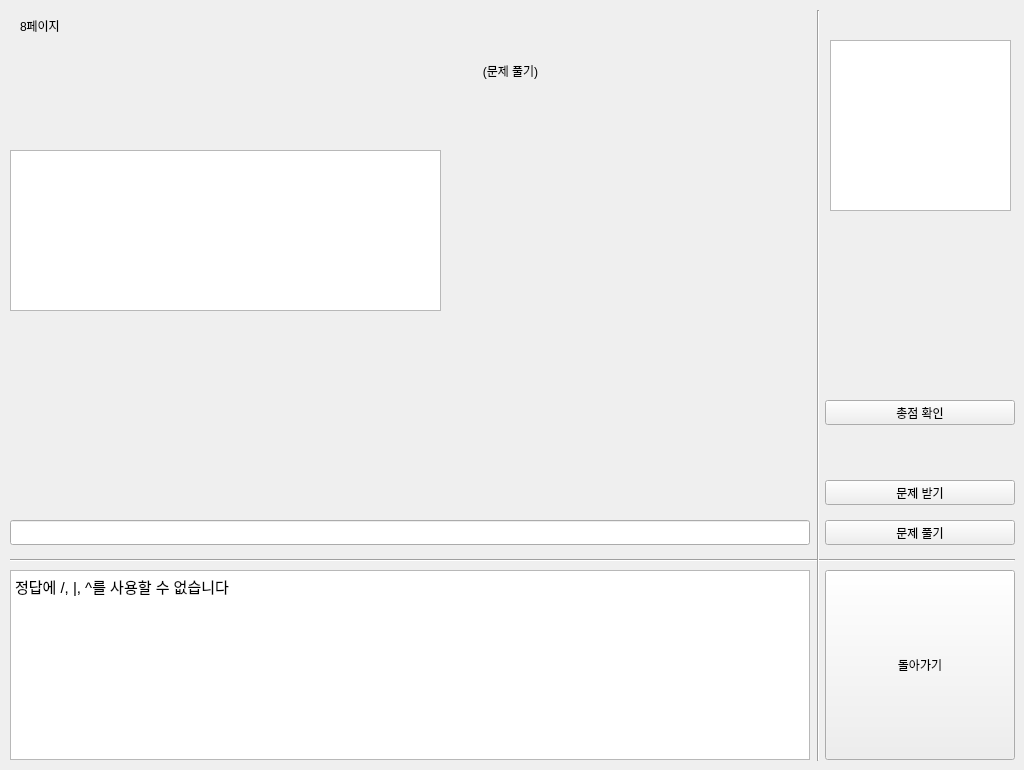
    <widget class="QWidget" name="page_7">
     <widget class="QLabel" name="label_29">
      <property name="geometry">
       <rect>
        <x>20</x>
        <y>10</y>
        <width>81</width>
        <height>31</height>
       </rect>
      </property>
      <property name="text">
       <string>8페이지</string>
      </property>
     </widget>
     <widget class="QLabel" name="label_24">
      <property name="geometry">
       <rect>
        <x>40</x>
        <y>30</y>
        <width>941</width>
        <height>81</height>
       </rect>
      </property>
      <property name="text">
       <string>(문제 풀기)</string>
      </property>
      <property name="alignment">
       <set>Qt::AlignCenter</set>
      </property>
     </widget>
     <widget class="QPushButton" name="btn_s_quiz_solve">
      <property name="geometry">
       <rect>
        <x>825</x>
        <y>520</y>
        <width>190</width>
        <height>25</height>
       </rect>
      </property>
      <property name="text">
       <string>문제 풀기</string>
      </property>
     </widget>
     <widget class="QPushButton" name="btn_s_quiz_back">
      <property name="geometry">
       <rect>
        <x>825</x>
        <y>570</y>
        <width>190</width>
        <height>190</height>
       </rect>
      </property>
      <property name="text">
       <string>돌아가기</string>
      </property>
     </widget>
     <widget class="QTextBrowser" name="text_s_quiz">
      <property name="geometry">
       <rect>
        <x>10</x>
        <y>150</y>
        <width>431</width>
        <height>161</height>
       </rect>
      </property>
     </widget>
     <widget class="QLineEdit" name="line_quiz_solve">
      <property name="geometry">
       <rect>
        <x>10</x>
        <y>520</y>
        <width>800</width>
        <height>25</height>
       </rect>
      </property>
     </widget>
     <widget class="QPushButton" name="btn_s_quiz_list">
      <property name="geometry">
       <rect>
        <x>825</x>
        <y>480</y>
        <width>190</width>
        <height>25</height>
       </rect>
      </property>
      <property name="text">
       <string>문제 받기</string>
      </property>
     </widget>
     <widget class="QTextBrowser" name="text_s_quized">
      <property name="geometry">
       <rect>
        <x>830</x>
        <y>40</y>
        <width>181</width>
        <height>171</height>
       </rect>
      </property>
     </widget>
     <widget class="QTextBrowser" name="textBrowser_4">
      <property name="geometry">
       <rect>
        <x>10</x>
        <y>570</y>
        <width>800</width>
        <height>190</height>
       </rect>
      </property>
      <property name="html">
       <string>&lt;!DOCTYPE HTML PUBLIC &quot;-//W3C//DTD HTML 4.0//EN&quot; &quot;http://www.w3.org/TR/REC-html40/strict.dtd&quot;&gt;
&lt;html&gt;&lt;head&gt;&lt;meta name=&quot;qrichtext&quot; content=&quot;1&quot; /&gt;&lt;style type=&quot;text/css&quot;&gt;
p, li { white-space: pre-wrap; }
&lt;/style&gt;&lt;/head&gt;&lt;body style=&quot; font-family:'Gulim'; font-size:9pt; font-weight:400; font-style:normal;&quot;&gt;
&lt;p style=&quot; margin-top:0px; margin-bottom:0px; margin-left:0px; margin-right:0px; -qt-block-indent:0; text-indent:0px;&quot;&gt;&lt;span style=&quot; font-family:'Ubuntu'; font-size:11pt;&quot;&gt;정답에 /, |, ^를 사용할 수 없습니다&lt;/span&gt;&lt;/p&gt;&lt;/body&gt;&lt;/html&gt;</string>
      </property>
     </widget>
     <widget class="Line" name="line_17">
      <property name="geometry">
       <rect>
        <x>10</x>
        <y>550</y>
        <width>1005</width>
        <height>20</height>
       </rect>
      </property>
      <property name="orientation">
       <enum>Qt::Horizontal</enum>
      </property>
     </widget>
     <widget class="Line" name="line_18">
      <property name="geometry">
       <rect>
        <x>808</x>
        <y>10</y>
        <width>20</width>
        <height>751</height>
       </rect>
      </property>
      <property name="orientation">
       <enum>Qt::Vertical</enum>
      </property>
     </widget>
     <widget class="QPushButton" name="btn_s_quiz_point">
      <property name="geometry">
       <rect>
        <x>825</x>
        <y>400</y>
        <width>190</width>
        <height>25</height>
       </rect>
      </property>
      <property name="text">
       <string>총점 확인</string>
      </property>
     </widget>
    </widget>
